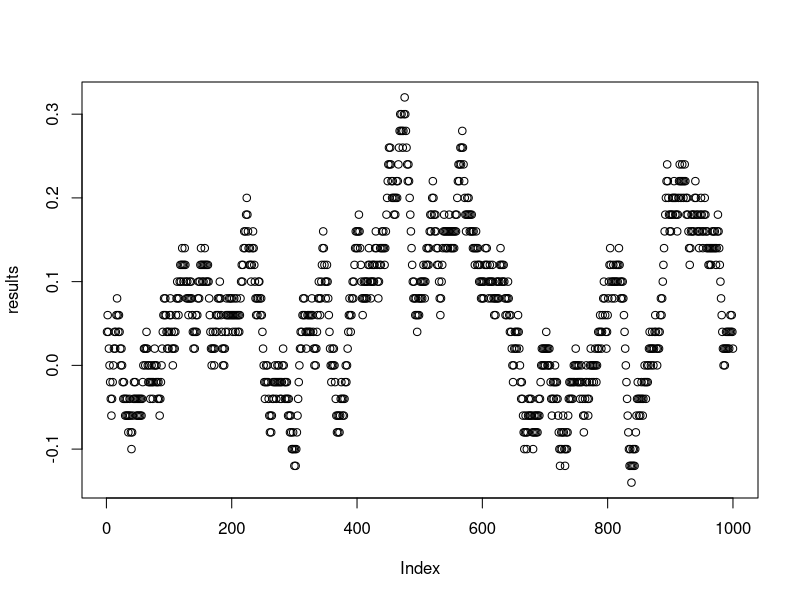
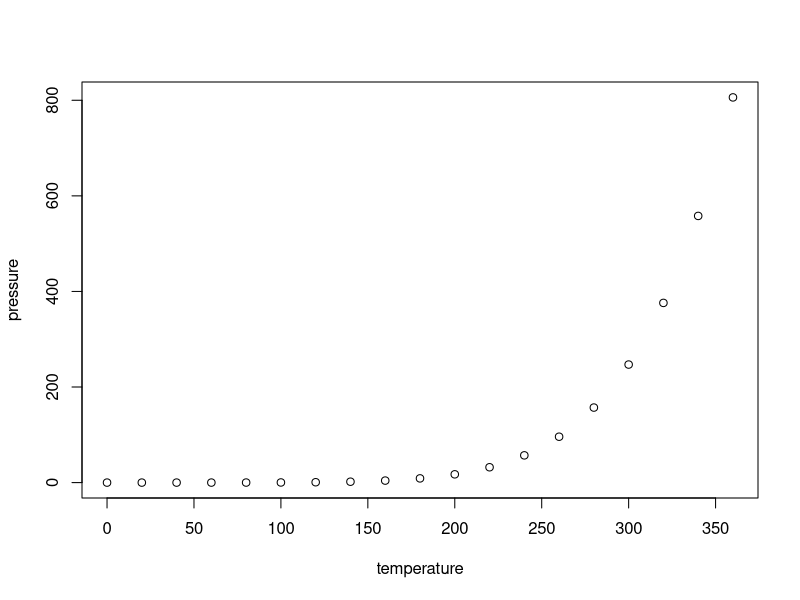

Recreate these plots in R, in order.
## ---- chunk 1
knitr::opts_chunk$set(echo = TRUE)
## ---- chunk 2
J=1
l=10
iters=1000
temp=1
calc_Energy<-function(config){
  sum1=0

  for(i in 1:l){
    for(j in 1:l){
    if(i==1){
      if(j==1){
        sum1=config[i,j+1]*config[i,j]
        sum1=config[i+1,j]*config[i,j]
      }
      else if(j==l){
        sum1=config[i,j-1]*config[i,j]
        sum1=config[i+1,j]*config[i,j]
      }
      else{
        sum1=config[i,j-1]*config[i,j]
        sum1=config[i,j+1]*config[i,j]
        sum1=config[i+1,j]*config[i,j]
      }
      
      
    }
    else if(i==l){
      if(j==1){
        sum1=config[i,j+1]*config[i,j]
        sum1=config[i-1,j]*config[i,j]
      }
      else if(j==l){
        sum1=config[i,j-1]*config[i,j]
        sum1=config[i-1,j]*config[i,j]
      }
      else{
        sum1=config[i,j-1]*config[i,j]
        sum1=config[i,j+1]*config[i,j]
        sum1=config[i-1,j]*config[i,j]
      }
      
      
    }
    else if(j==1){
      sum1=config[i,j+1]*config[i,j]
      sum1=config[i-1,j]*config[i,j]
      sum1=config[i+1,j]*config[i,j]
    }
    else if(j==l){
      sum1=config[i,j-1]*config[i,j]
      sum1=config[i-1,j]*config[i,j]
      sum1=config[i+1,j]*config[i,j]
    }
    else{
      sum1=config[i,j-1]*config[i,j]
      sum1=config[i,j+1]*config[i,j]
    }
  }}
  -J*(sum1)
}

lattice<-function(l){
  MArray = array(c(0), dim=c(l,l))

  for(x in 1:10){
    
      MArray[x,1:l]=runif(10)
      MArray[x,1:l]=(MArray[x,1:l]<0.5)*2-1
      
    
    

  }

 
MArray
}
alg<-function(lattice,iters,temp){
  e_array=c(calc_Energy(lattice))
  mag_array=c(sum(lattice)/(l**2))
  for(n in 2:iters){
    result<-mh(e_array[n-1],lattice,temp)
    e_array[n]=result$energy
    lattice=result$config
    print("result")
    print(result$config)
  
    mag_array[n]=sum(lattice)/(l**2)
  }
  mag_array
}
mh<-function(init_e,state,temp){                 
  x<-round(runif(1, 1, l))
  y<-round(runif(1,1,l))
  print("x")
  print(x)
  print("y")
  print(y)
  print(state)
  print("x,y")
  print(state[x,y])
  state[x,y]=-1*state[x,y]
  print("x,y")
  print(state[x,y])
  
  energy<-calc_Energy(state)-init_e
  if (energy<0){
    return(list(config=state,energy=calc_Energy(state)))
  }
  if (runif(1,0,1)<exp(-1*energy/temp)){
    return(list(config=state,energy=calc_Energy(state)))
  }
  state[x,y]=-1*state[x,y]
  return(list(config=state,energy=init_e))

}
state<-lattice(l)
energy<-calc_Energy(state)
results<-alg(state,iters,temp)
print(results)
plot(results)
## ---- chunk 3
plot(pressure)
